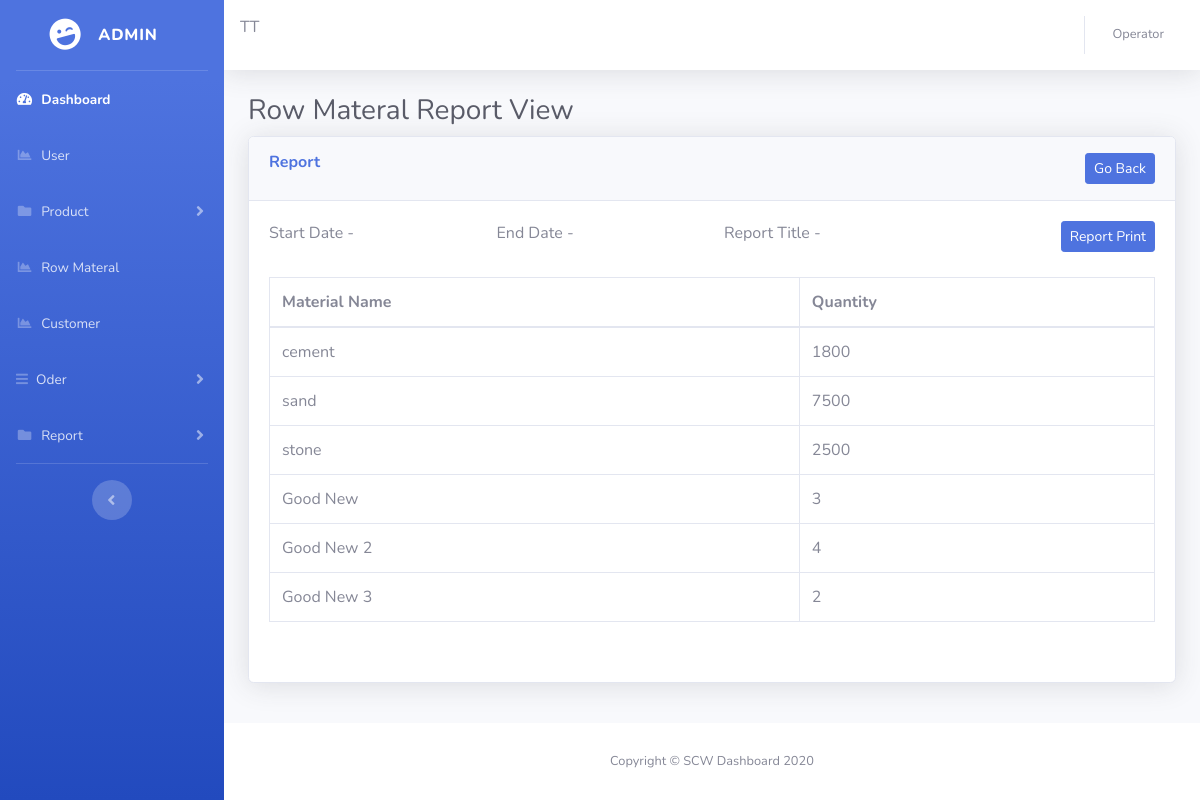
The app's page /row-materal-report/view.php (signed in) with its own data.
### tables this page shows
CREATE TABLE `row_material` (
  `id` int(10) NOT NULL,
  `name` varchar(200) NOT NULL,
  `stock` decimal(20,0) NOT NULL,
  `minLevel` int(11) NOT NULL,
  `createDate` date NOT NULL,
  `is_active` tinyint(1) NOT NULL DEFAULT '1'
);

### row-materal-report/view.php (the view, shortened to what this page needs)
<!DOCTYPE html>
<html lang="en">
<?php
    include('../include/check.php');
    include('../include/head.php');
?>
<link href="../vendor/datatables/dataTables.bootstrap4.min.css" rel="stylesheet">
<body id="page-top">
  <div id="wrapper">
    <ul class="navbar-nav bg-gradient-primary sidebar sidebar-dark accordion" id="accordionSidebar">
      <a class="sidebar-brand d-flex align-items-center justify-content-center" href="index.html">
        <div class="sidebar-brand-icon rotate-n-15">
          <i class="fas fa-laugh-wink"></i>
        </div>
        <div class="sidebar-brand-text mx-3">Admin <sup></sup></div>
      </a>
      <hr class="sidebar-divider my-0">
      <?php include('../include/nav.php');  ?>
      <hr class="sidebar-divider d-none d-md-block">
      <div class="text-center d-none d-md-inline">
        <button class="rounded-circle border-0" id="sidebarToggle"></button>
      </div>
    </ul>
    <div id="content-wrapper" class="d-flex flex-column">
      <div id="content">
        <?php include('../include/nav-1.php');  ?>
        <div class="container-fluid">
          <h1 class="h3 mb-2 text-gray-800">Row Materal Report View</h1>
          <div class="card shadow mb-4">
            <div class="card-header py-3">
              <h6 class="m-0 font-weight-bold text-primary" style="float: left;">Report</h6>
              <button type="button" onclick="myFormGoBack()" class="btn btn-primary btn-sm"  style="float: right;" class="btn btn-info btn-lg" >Go Back</button>
            </div>
            <div class="card-body">
              <form>
                <div class="row">
                  <div class="col">
                    <label for="">Start Date - <span><b><?php echo $startDate; ?></b></span></label>
                  </div>
                  <div class="col">
                    <label for="">End Date  - <span><b><?php echo $endDate; ?></b></span></label>
                  </div>
                  <div class="col">
                    <label for="">Report Title  - <span><b><?php echo $reportTitle; ?></b></span></label>
                  </div>
                  <div class="col">
                    <button type="button" onclick="javascript:printDiv('printablediv');" class="btn btn-primary btn-sm" name="branchSellingbtn" id="branchSellingbtn" style="float: right;" class="btn btn-info btn-lg" >Report Print</button>
                  </div>
                </div>
              </form>
              <br>
              <?php
                    $queryView= "SELECT * FROM  row_material WHERE createDate BETWEEN '$startDate' AND '$endDate'";
                    $resultView = mysqli_query($conn ,$queryView);
                    ?>
                    <div id="printablediv">
                    <table class="table table-bordered">
                        <thead>
                            <tr>
                            <th scope="col">Material Name</th>
                            <th scope="col">Quantity</th>
                            </tr>
                        </thead>
                            <tbody>
                                <?php
                                        $count =mysqli_num_rows($resultView);
                                        if($count>0){
                                        while($rowView = mysqli_fetch_array($resultView))
                                        {
                                                $materialName =$rowView['name'];
                                                $rowQuantity   =$rowView['stock'];
                                                echo ' <tr>';
                                                echo '<td>'.$materialName.'</td>';
                                                echo '<td>'.$rowQuantity.'</td>';
                                                echo ' </tr>';
                                        }
                                        }else{
                                                $not ="No Record Found";
                                                echo ' <tr>';
                                                echo  $not;
                                                echo ' </tr>';
                                        }
                                ?>
                            </tbody>
                        </table>
                    </div>
                    <br>
            </div>
          </div>
        </div>
      </div>
      <?php include('../include/footer.php');  ?>
    </div>
  </div>
</body>
</html>

### records on screen
row_material: name "cement", stock "1800"
row_material: name "sand", stock "7500"
row_material: name "stone", stock "2500"
row_material: name "Good New", stock "3"
row_material: name "Good New 2", stock "4"
row_material: name "Good New 3", stock "2"

### other values on screen
$_SESSION['user_role'] "Operator"
